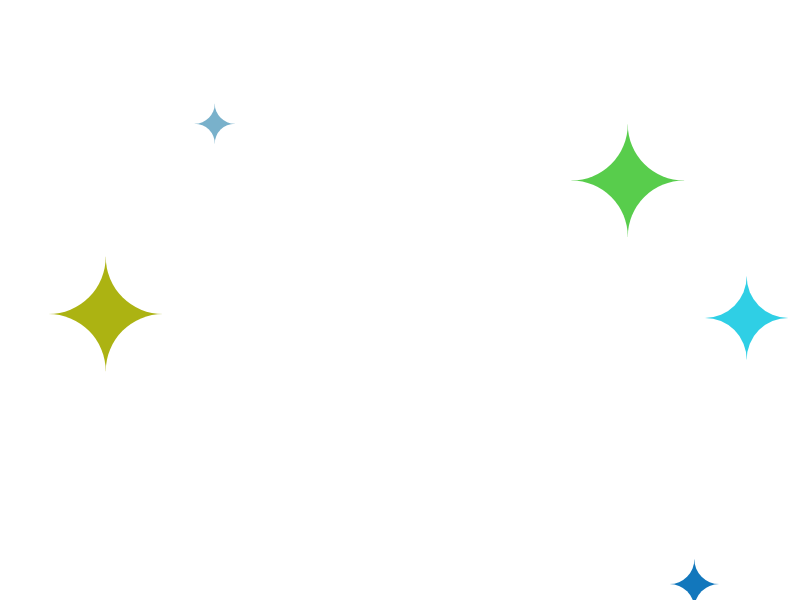
Frame 1 (no input)
Frame 60 (no input): identical to frame 1, image omitted
Frame 120 (the mouse pressed at the canvas centre since frame 60): identical to frame 1, image omitted

The p5.js sketch that drew this single still picture (run headless with seeded random() and noise() and a simulated clock; from frame 60 on, the mouse is pressed at the canvas centre):

// p5.js sketch
// ── sketch.js
/*
Sebastian Folch
April 30, 2019
*/
//Global variables
let x1 = 400
let y1 = 300
let size = 100
let numStars = 0;


function setup() {
  // put setup code here
  createCanvas(800,600)
}

function draw() {
  // put drawing code here
  //drawing the five stars in random spots
  while (numStars<5) {
    star(random(0,800),random(0,600),random(1,150))
    //increasing the value of numStars
    numStars+=1;
    //end of while statment
  }
  //end of draw
}
//the function that houses the design of the stars
function star(x,y,s) {
  //removeing the stroke
  noStroke()
  //randomizeing color
  fill(random(0,255),random(0,255),random(0,255))
  rect(x,y,s,s)
  //making the rectangle into a star
  fill(255)
  ellipse(x,y,s,s)
  ellipse(x+s,y,s,s)
  ellipse(x,y+s,s,s)
  ellipse(x+s,y+s,s,s)
  stroke(0)
  //end of star drawing function
}
